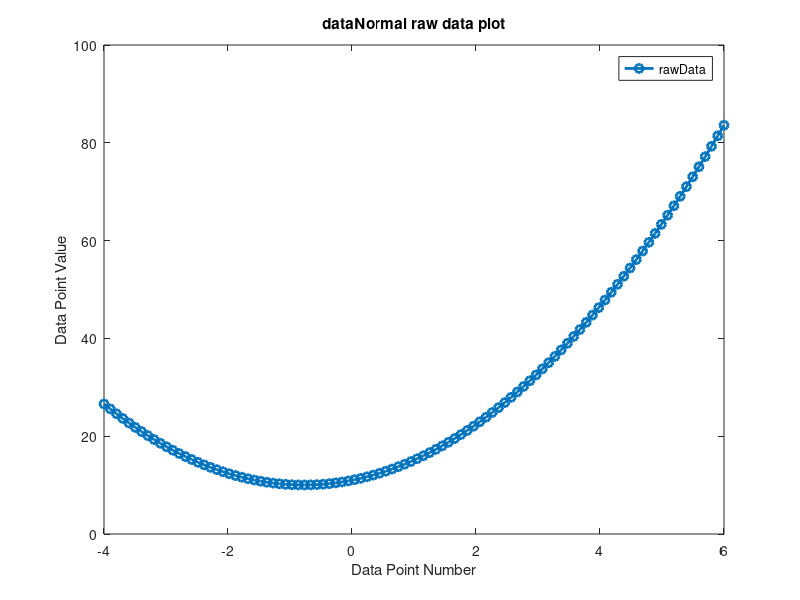

This chart was generated by the following MATLAB code:
%Specify number of samples to take
samples = 100;

%Set limits for x value
minX = -4;
maxX = 6;

%Quadratic coefficients
A = 1.6;
B = 2.5;
C = 6;

%Sample x and specify other variable
x = linspace(minX,maxX);
c = 6;
m = 1.6;

%Mean and stanDev
mean = 0;
stanDev = 5;

%Combine variables to calculate y in a linear equation
y = A*x.^2+B*x+c;

%Create noise for data in a Gaussian format (default std = 5 mean = 0)
r = mean*randn(1,samples)+stanDev;

%Plot x against y adding on the Gaussian noise 
figure
plot(x,y+r,'-o','linewidth',2);
%plot(x,r(1,:)+y,'-o','linewidth',2) 
ylabel('Data Point Value');
xlabel('Data Point Number');
title('dataNormal raw data plot');
legend('rawData');


